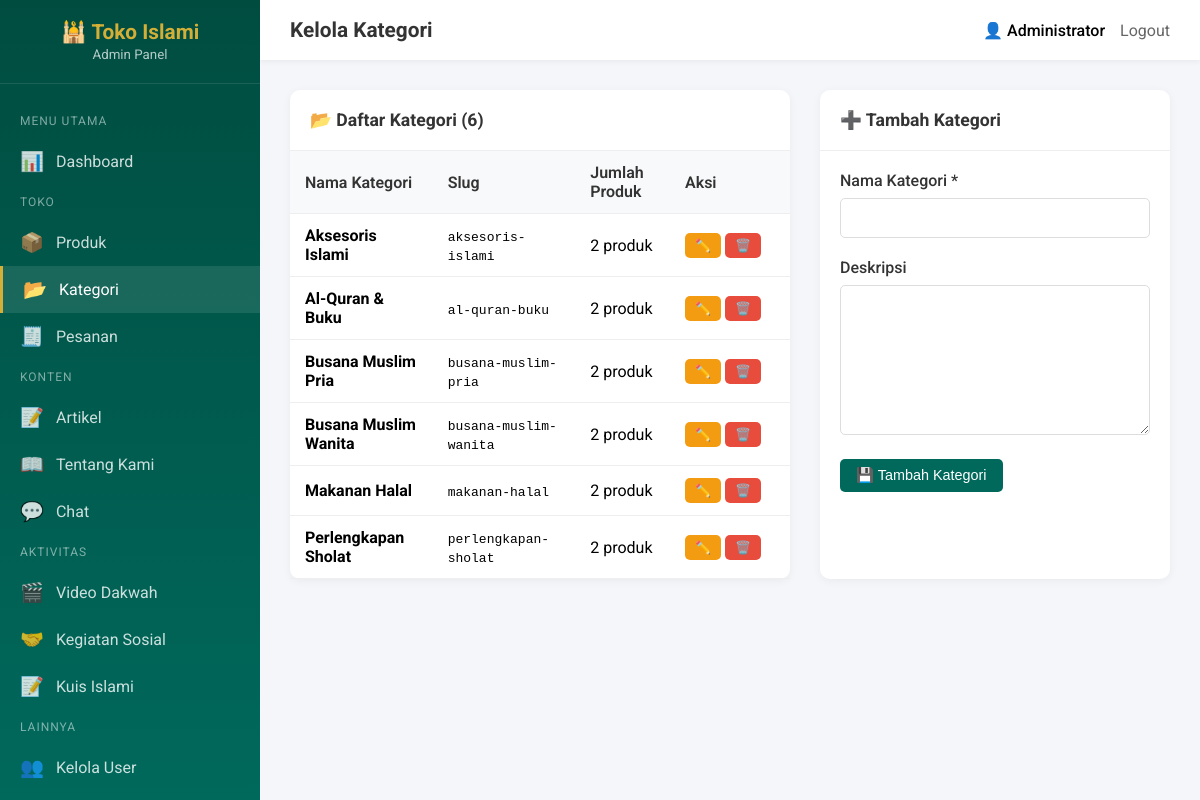
The app's page /admin/categories.php (signed in) with its own data.
### tables this page shows
CREATE TABLE categories (
    id INT AUTO_INCREMENT PRIMARY KEY,
    name VARCHAR(100) NOT NULL,
    slug VARCHAR(100) UNIQUE,
    description TEXT,
    image VARCHAR(255),
    created_at TIMESTAMP DEFAULT CURRENT_TIMESTAMP,
    updated_at TIMESTAMP DEFAULT CURRENT_TIMESTAMP  ON UPDATE CURRENT_TIMESTAMP
);

### includes/functions.php (called while the page is built, shortened)
<?php
function isLoggedIn() {
    return isset($_SESSION['user_id']);
}
function isAdmin() {
    return isset($_SESSION['admin_id']);
}
function getCurrentUser() {
    if (isAdmin()) {
        return [
            'id' => $_SESSION['admin_id'],
            'username' => $_SESSION['admin_username'],
            'name' => $_SESSION['admin_name'],
            'is_admin' => true
        ];
    }
    return null;
}
function getSetting($key, $default = '') {
    static $settings = null;
    if ($settings === null) {
        try {
            $pdo = db();
            $stmt = $pdo->query("SELECT setting_key, setting_value FROM settings");
            $settings = $stmt->fetchAll(PDO::FETCH_KEY_PAIR);
        } catch (PDOException $e) {
            $settings = [];
        }
    }
    return isset($settings[$key]) ? $settings[$key] : $default;
}

### config/database.php (called while the page is built, shortened)
<?php
class Database {
    private static $instance = null;
    private $pdo;
    private function __construct() {
        try {
            $dsn = "mysql:host=" . DB_HOST . ";dbname=" . DB_NAME . ";charset=" . DB_CHARSET;
            $options = [
                PDO::ATTR_ERRMODE => PDO::ERRMODE_EXCEPTION,
                PDO::ATTR_DEFAULT_FETCH_MODE => PDO::FETCH_ASSOC,
                PDO::ATTR_EMULATE_PREPARES => false,
            ];
            $this->pdo = new PDO($dsn, DB_USER, DB_PASS, $options);
        } catch (PDOException $e) {
            die("Koneksi database gagal: " . $e->getMessage());
        }
    }
    public static function getInstance() {
        if (self::$instance === null) {
            self::$instance = new self();
        }
        return self::$instance;
    }
    public function getConnection() {
        return $this->pdo;
    }
}
function db() {
    return Database::getInstance()->getConnection();
}

### admin/categories.php (the view, shortened to what this page needs)
<?php
$pageTitle = 'Kelola Kategori';
require_once 'includes/admin-header.php';
$editCategory = null;
$categories = db()->query("
    SELECT c.*, COUNT(p.id) as product_count
    FROM categories c
    LEFT JOIN products p ON c.id = p.category_id
    GROUP BY c.id
    ORDER BY c.name
")->fetchAll();
?>
<div style="display: grid; grid-template-columns: 1fr 350px; gap: 30px;">
    <div class="panel">
        <div class="panel-header">
            <h2>📂 Daftar Kategori (<?= count($categories) ?>)</h2>
        </div>
        <div class="panel-body" style="padding: 0;">
            <table class="table">
                <thead>
                    <tr>
                        <th>Nama Kategori</th>
                        <th>Slug</th>
                        <th>Jumlah Produk</th>
                        <th width="120">Aksi</th>
                    </tr>
                </thead>
                <tbody>
                    <?php if (empty($categories)): ?>
                    <tr>
                        <td colspan="4" style="text-align: center; padding: 40px;">
                            <div style="font-size: 3rem; margin-bottom: 10px;">📂</div>
                            <p>Belum ada kategori</p>
                        </td>
                    </tr>
                    <?php else: ?>
                    <?php foreach ($categories as $cat): ?>
                    <tr>
                        <td><strong><?= htmlspecialchars($cat['name']) ?></strong></td>
                        <td><code><?= $cat['slug'] ?></code></td>
                        <td><?= $cat['product_count'] ?> produk</td>
                        <td>
                            <a href="categories.php?edit=<?= $cat['id'] ?>" class="btn btn-sm btn-warning">✏️</a>
                            <a href="categories.php?delete=<?= $cat['id'] ?>" class="btn btn-sm btn-danger" onclick="return confirmDelete('Hapus kategori ini?')">🗑️</a>
                        </td>
                    </tr>
                    <?php endforeach; ?>
                    <?php endif; ?>
                </tbody>
            </table>
        </div>
    </div>
    <div class="panel">
        <div class="panel-header">
            <h2><?= $editCategory ? '✏️ Edit Kategori' : '➕ Tambah Kategori' ?></h2>
        </div>
        <div class="panel-body">
            <form action="" method="POST">
                <div class="form-group">
                    <label>Nama Kategori *</label>
                    <input type="text" name="name" class="form-control" value="<?= $editCategory ? htmlspecialchars($editCategory['name']) : '' ?>" required>
                </div>
                <div class="form-group">
                    <label>Deskripsi</label>
                    <textarea name="description" class="form-control" rows="3"><?= $editCategory ? htmlspecialchars($editCategory['description']) : '' ?></textarea>
                </div>
                <button type="submit" class="btn btn-primary btn-block">
                    💾 <?= $editCategory ? 'Simpan Perubahan' : 'Tambah Kategori' ?>
                </button>
            </form>
        </div>
    </div>
</div>
<?php require_once 'includes/admin-footer.php'; ?>

### admin/includes/admin-header.php (shortened to what this page needs)
<?php
require_once __DIR__ . '/../../config/database.php';
require_once __DIR__ . '/../../includes/functions.php';
$currentUser = getCurrentUser();
$currentPage = basename($_SERVER['PHP_SELF']);
$siteName = getSetting('site_name', 'Toko Islami');
?>
<!DOCTYPE html>
<html lang="id">
<head>
</head>
<body>
    <aside class="sidebar">
        <div class="sidebar-header">
            <h2>🕌 <?= $siteName ?></h2>
            <small>Admin Panel</small>
        </div>
        <nav class="sidebar-menu">
            <div class="menu-section">Menu Utama</div>
            <a href="index.php" class="<?= $currentPage == 'index.php' ? 'active' : '' ?>">
                <span class="icon">📊</span> Dashboard
            </a>
            <div class="menu-section">Toko</div>
            <a href="products.php" class="<?= $currentPage == 'products.php' ? 'active' : '' ?>">
                <span class="icon">📦</span> Produk
            </a>
            <a href="categories.php" class="<?= $currentPage == 'categories.php' ? 'active' : '' ?>">
                <span class="icon">📂</span> Kategori
            </a>
            <a href="orders.php" class="<?= $currentPage == 'orders.php' ? 'active' : '' ?>">
                <span class="icon">🧾</span> Pesanan
            </a>
            <div class="menu-section">Konten</div>
            <a href="articles.php" class="<?= $currentPage == 'articles.php' ? 'active' : '' ?>">
                <span class="icon">📝</span> Artikel
            </a>
            <a href="about.php" class="<?= $currentPage == 'about.php' ? 'active' : '' ?>">
                <span class="icon">📖</span> Tentang Kami
            </a>
            <a href="chats.php" class="<?= $currentPage == 'chats.php' ? 'active' : '' ?>">
                <span class="icon">💬</span> Chat
            </a>
            <div class="menu-section">Aktivitas</div>
            <a href="dakwah-videos.php" class="<?= $currentPage == 'dakwah-videos.php' ? 'active' : '' ?>">
                <span class="icon">🎬</span> Video Dakwah
            </a>
            <a href="social-activities.php" class="<?= $currentPage == 'social-activities.php' ? 'active' : '' ?>">
                <span class="icon">🤝</span> Kegiatan Sosial
            </a>
            <a href="quizzes.php" class="<?= $currentPage == 'quizzes.php' || $currentPage == 'quiz-questions.php' ? 'active' : '' ?>">
                <span class="icon">📝</span> Kuis Islami
            </a>
            <div class="menu-section">Lainnya</div>
            <a href="users.php" class="<?= $currentPage == 'users.php' ? 'active' : '' ?>">
                <span class="icon">👥</span> Kelola User
            </a>
            <a href="settings.php" class="<?= $currentPage == 'settings.php' ? 'active' : '' ?>">
            </a>
        </nav>
    </aside>
    <div class="main-content">
        <header class="top-header">
            <h1><?= $pageTitle ?? 'Dashboard' ?></h1>
            <div class="user-menu">
                <span class="user-name">👤 <?= htmlspecialchars($currentUser['name']) ?></span>
                <a href="logout.php">Logout</a>
            </div>
        </header>
        <div class="content-area">

### admin/includes/admin-footer.php (shortened to what this page needs)
        </div>
    </div>
</body>
</html>

### admin/includes/admin-header.php (style rules this page uses)
:root { --primary: #00695C; --primary-dark: #004D40; --gold: #D4AF37; --sidebar-width: 260px; --header-height: 60px; }
* { margin: 0; padding: 0; box-sizing: border-box; }
body { font-family: 'Roboto', sans-serif; background: #F5F6FA; min-height: 100vh; }
.sidebar { position: fixed; left: 0; top: 0; width: var(--sidebar-width); height: 100vh; background: linear-gradient(180deg, var(--primary-dark), var(--primary)); color: white; z-index: 1000; overflow-y: auto; }
.sidebar-header { padding: 20px; text-align: center; border-bottom: 1px solid rgba(255,255,255,0.1); }
.sidebar-header h2 { color: var(--gold); font-size: 1.3rem; }
.sidebar-header small { color: rgba(255,255,255,0.7); }
.sidebar-menu { padding: 20px 0; }
.menu-section { padding: 10px 20px; color: rgba(255,255,255,0.5); font-size: 0.75rem; text-transform: uppercase; letter-spacing: 1px; }
.sidebar-menu a { display: flex; align-items: center; gap: 12px; padding: 12px 20px; color: rgba(255,255,255,0.8); text-decoration: none; transition: all 0.3s; }
.sidebar-menu a:hover, .sidebar-menu a.active { background: rgba(255,255,255,0.1); color: white; border-left: 3px solid var(--gold); }
.sidebar-menu a span.icon { font-size: 1.2rem; }
.main-content { margin-left: var(--sidebar-width); min-height: 100vh; }
.top-header { height: var(--header-height); background: white; display: flex; align-items: center; justify-content: space-between; padding: 0 30px; box-shadow: 0 2px 5px rgba(0,0,0,0.05); position: sticky; top: 0; z-index: 100; }
.top-header h1 { font-size: 1.3rem; color: #333; }
.user-menu { display: flex; align-items: center; gap: 15px; }
.user-menu .user-name { font-weight: 500; }
.user-menu a { color: #666; text-decoration: none; }
.content-area { padding: 30px; }
.panel { background: white; border-radius: 10px; box-shadow: 0 2px 10px rgba(0,0,0,0.05); margin-bottom: 30px; }
.panel-header { padding: 20px; border-bottom: 1px solid #eee; display: flex; justify-content: space-between; align-items: center; }
.panel-header h2 { font-size: 1.1rem; color: #333; margin: 0; }
.panel-body { padding: 20px; }
.table { width: 100%; border-collapse: collapse; }
.table th, .table td { padding: 12px 15px; text-align: left; border-bottom: 1px solid #eee; }
.table th { background: #f8f9fa; font-weight: 600; color: #333; }
.btn { display: inline-flex; align-items: center; gap: 5px; padding: 8px 16px; border-radius: 5px; font-size: 0.9rem; text-decoration: none; border: none; cursor: pointer; transition: all 0.3s; }
.btn-primary { background: var(--primary); color: white; }
.btn-warning { background: #F39C12; color: white; }
.btn-danger { background: #E74C3C; color: white; }
.btn-sm { padding: 5px 10px; font-size: 0.8rem; }
.form-group { margin-bottom: 20px; }
.form-group label { display: block; margin-bottom: 8px; font-weight: 500; color: #333; }
.form-control { width: 100%; padding: 10px 15px; border: 1px solid #ddd; border-radius: 5px; font-size: 1rem; transition: border-color 0.3s; }
textarea.form-control { min-height: 150px; resize: vertical; }

### records on screen
categories: name "Aksesoris Islami", slug "aksesoris-islami", product_count "2"
categories: name "Al-Quran & Buku", slug "al-quran-buku", product_count "2"
categories: name "Busana Muslim Pria", slug "busana-muslim-pria", product_count "2"
categories: name "Busana Muslim Wanita", slug "busana-muslim-wanita", product_count "2"
categories: name "Makanan Halal", slug "makanan-halal", product_count "2"
categories: name "Perlengkapan Sholat", slug "perlengkapan-sholat", product_count "2"

### other values on screen
$siteName "Toko Islami"
$pageTitle "Kelola Kategori"
$currentUser['name'] "Administrator"
count($categories) "6"
